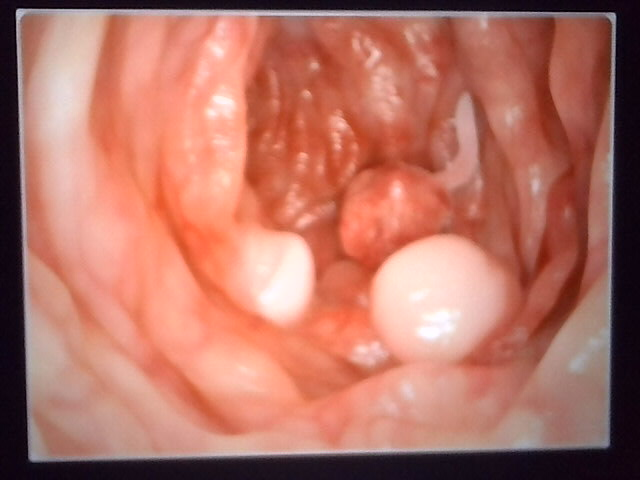
#> input picture models/src/imgs/test1.jpg, 640 x 480 px; its folder holds only this picture in this run
$ python -i nbi.py   (imports and definitions only)
#> lines starting #> are read from the running program, lines starting #| are printed output that depends on the picture
#> further down, picture is the input picture: shape (480, 640, 3); mean B, G, R 100.9, 115.1, 181.9
import cv2
import numpy as np

import os

import matplotlib.pyplot as plt

def simulate_nbi(image):
    r_channel, g_channel, b_channel = cv2.split(image)
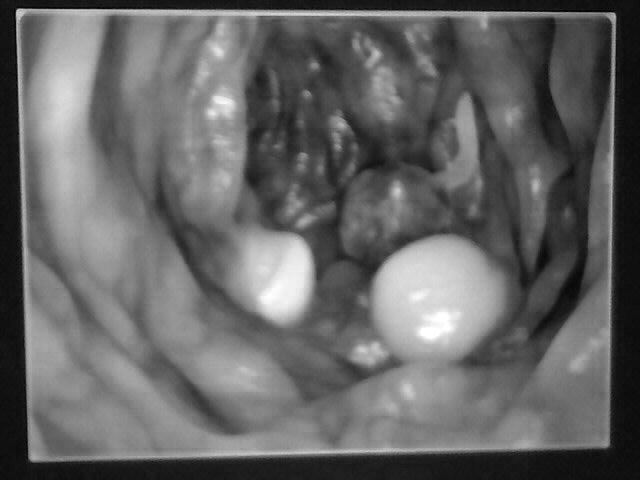
#> r_channel: shape (480, 640); min 3, max 255, mean 100.9
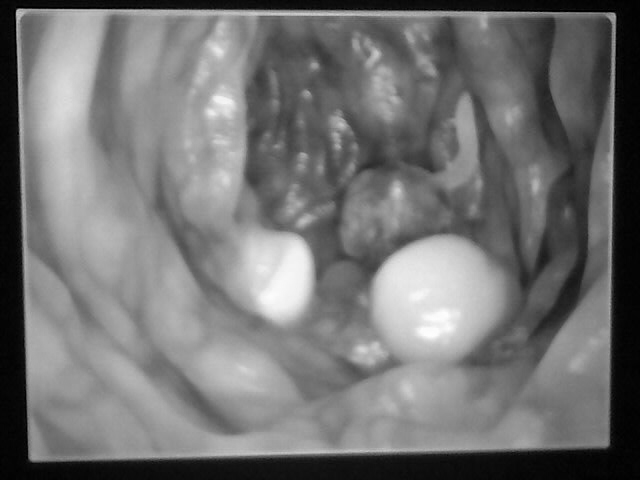
#> g_channel: shape (480, 640); min 0, max 254, mean 115.1
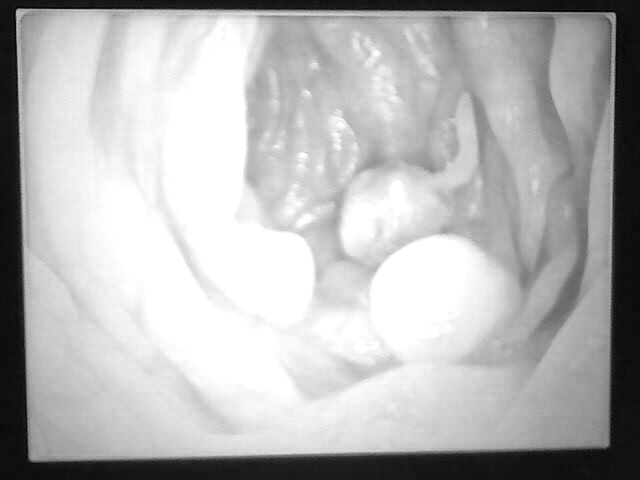
#> b_channel: shape (480, 640); min 0, max 255, mean 181.9

    clahe = cv2.createCLAHE(clipLimit=2.0, tileGridSize=(8, 8))
    g_channel_enhanced = clahe.apply(g_channel)
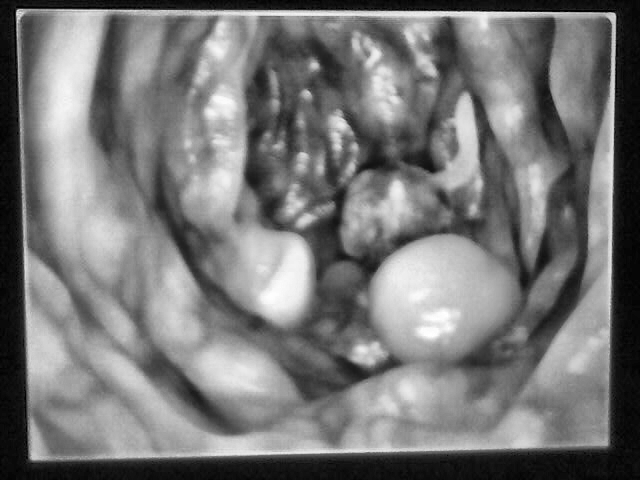
#> g_channel_enhanced: shape (480, 640); min 0, max 255, mean 119.4
    b_channel_enhanced = clahe.apply(b_channel)
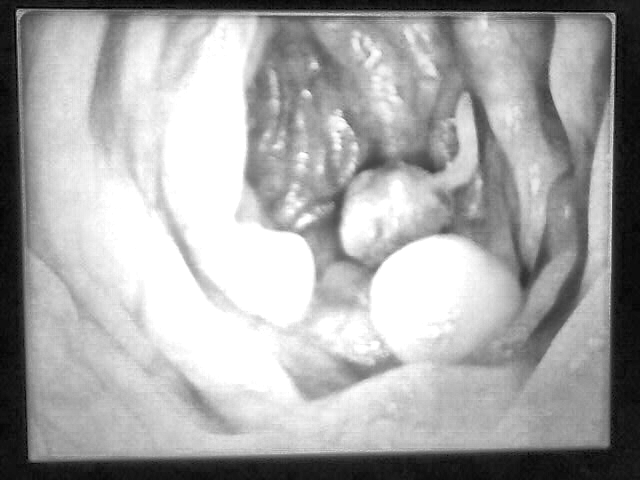
#> b_channel_enhanced: shape (480, 640); min 1, max 255, mean 167.6

    # Reduce the Red channel's contribution
    r_channel_reduced = cv2.addWeighted(r_channel, 0.3, np.zeros_like(r_channel), 0.0, 0)
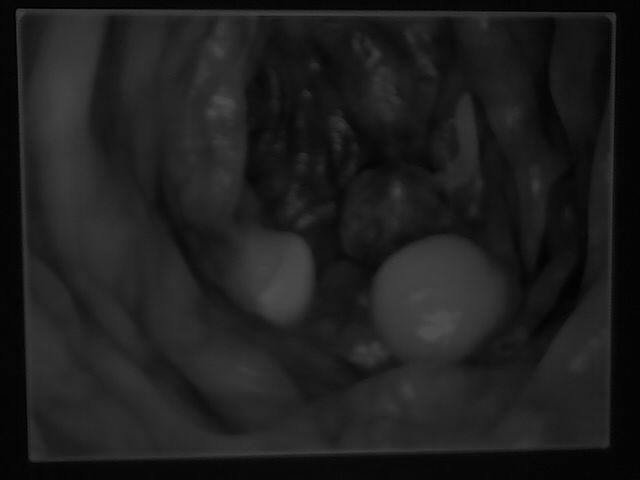
#> r_channel_reduced: shape (480, 640); min 1, max 76, mean 30.3

    # Merge enhanced channels back into an image
    nbi_image = cv2.merge([r_channel_reduced, g_channel_enhanced, b_channel_enhanced])
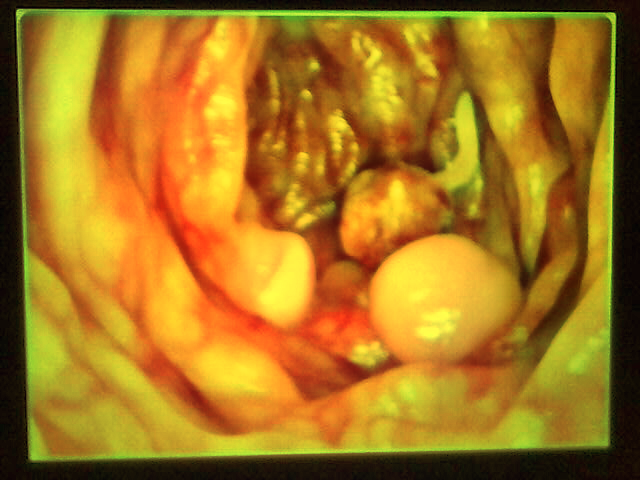
#> nbi_image: shape (480, 640, 3); mean B, G, R 30.3, 119.4, 167.6

    return nbi_image

# directories
input_dir = "val"
output_dir = "val2"

# [26 lines not run here, left out]

>>> import cv2
>>> picture = cv2.imread('imgs/test1.jpg')
>>> result = simulate_nbi(picture)

$ run again, on models/src/imgs/test2.jpg
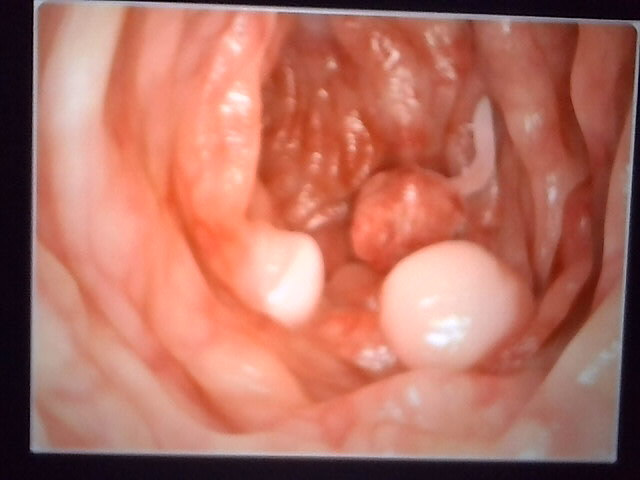
#> input picture models/src/imgs/test2.jpg, 640 x 480 px
#> picture is the input picture: shape (480, 640, 3); mean B, G, R 98.4, 112.9, 180.6
#> in simulate_nbi, `r_channel_reduced = cv2.addWeighted(r_channel, 0.3, np.zeros_like(r_ch..`:
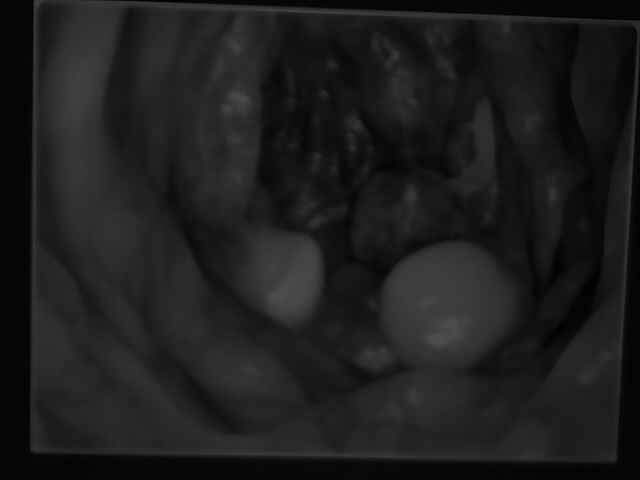
#> r_channel_reduced: shape (480, 640); min 0, max 76, mean 29.5
#> in simulate_nbi, `nbi_image = cv2.merge([r_channel_reduced, g_channel_enhanced, b_channe..`:
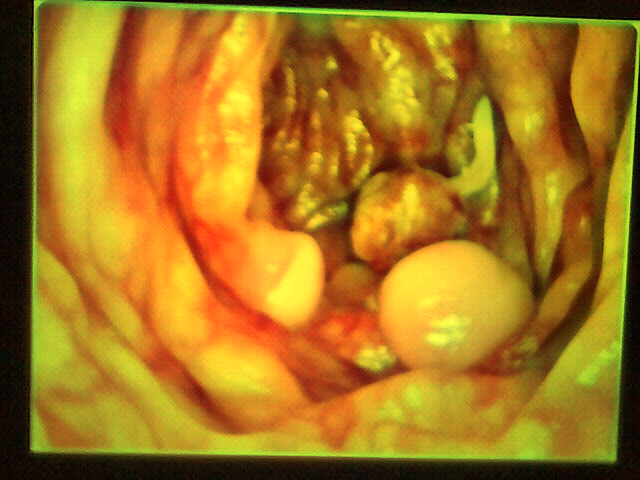
#> nbi_image: shape (480, 640, 3); mean B, G, R 29.5, 118.9, 166.1
